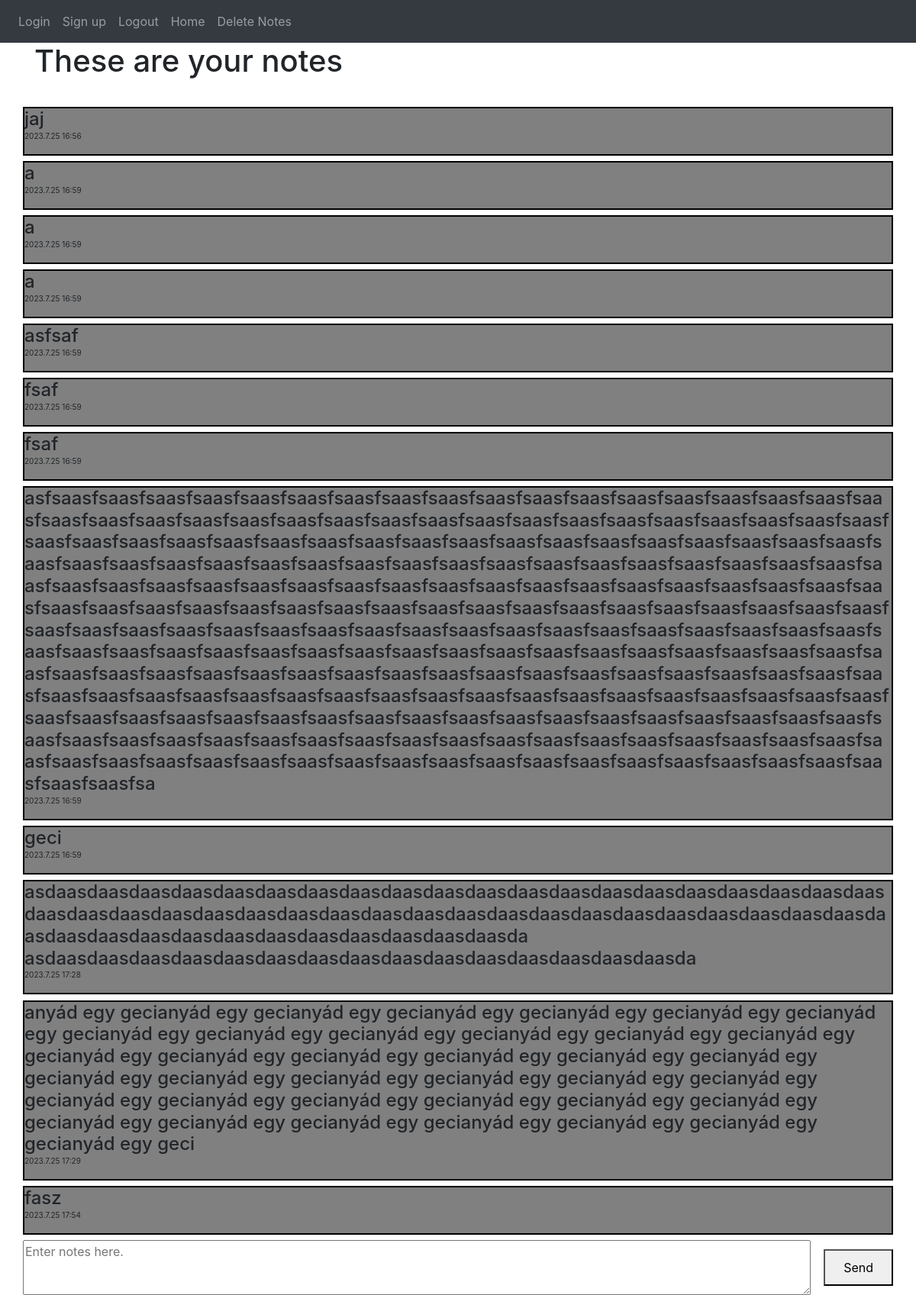
Screenshot of / (signed in) with the database file from the repository.
### website/models.py (models this page shows)
class Note(db.Model):
    id = db.Column(db.Integer, primary_key=True)
    data = db.Column(db.String(10000))
    date = db.Column(db.Integer)
    user_id = db.Column(db.Integer, db.ForeignKey('user.id'))#azért pici az u mert sql így nézi de ez User

### website/views.py (the view, shortened to what this page needs)
@views.route('/', methods=['POST', 'GET'])
def home():
    from .auth import logged
    global finalload
    if logged:
        if request.method == 'GET':
            from .auth import current_user
            notes = db.session.execute(db.select(Note).where(Note.user_id == current_user))
            finalload = []
            notes = notes.all()
            datatemp = [ i[0].data for i in notes]
            datetemp = [ i[0].date for i in notes]
            for i, j in zip(datatemp, datetemp):
                formatted_date = gmtime(j/1000000+7200)
                finalload.append([i, f'{formatted_date.tm_year}.{formatted_date.tm_mon}.{formatted_date.tm_mday} {formatted_date.tm_hour}:{formatted_date.tm_min}'])
        return render_template('notes.html')
    else:
        return render_template('home.html')

### website/__init__.py (called while the page is built)
def updater():
    from .views import finalload
    if finalload != []:
        return finalload[:]
    else:
        return False

### website/templates/notes.html (shortened to what this page needs)
{% extends "base.html" %}
{%block menu %}
<a href="/DELLOCALDB" class="nav-item nav-link" id="del">Delete Notes</a>
{%endblock%}
{% block content %}
<div stlye="width:viewport; height:50vh; background-color:blue;">
    <h1>These are your notes</h1>
</div>
{%endblock%}
{%block Note%}
<div style="width: 100%; height: 50vh; display:flex; justify-content: center; align-items: center;">
    <div style="width: 95%; height:43vh;">
        {% set finalloads = updater() %}
        {% if not finalloads%}
            {{pass}}
        {%else%}
            {%for i, j in finalloads%}
            <div class="note" style="background-color: gray;"><h3>{{i}}</h3><p>{{j}}</p></div>
            {% endfor %}
        {%endif%}
        <form method="post">
            <div style="display:flex;align-items: center;">
                <textarea id="latest" name="note" style="width:91%;height:9vh;" type="text" placeholder="Enter notes here."></textarea>
            <button style="width:8%;height:6vh;margin-left:1.5%">Send</button>
            </div>
        </form>
    </div>
</div>
{%endblock%}

### website/templates/base.html (shortened to what this page needs)
<!DOCTYPE html>
<html lang="en">
    <head>
        <link
        rel="stylesheet"
        href="https://stackpath.bootstrapcdn.com/bootstrap/4.4.1/css/bootstrap.min.css"
      />
      <link
        rel="stylesheet"
        href="https://stackpath.bootstrapcdn.com/font-awesome/4.7.0/css/font-awesome.min.css"
      />
    </head>
    <body>
        <nav class="navbar navbar-expand-lg navbar-dark bg-dark">
            <div class="collapse navbar-collapse" id="navbar">
                <div class="navbar-nav">
                    <a href="/login" class="nav-item nav-link" id="login">Login</a>
                    <a href="/sign-up" class="nav-item nav-link" id="signUp">Sign up</a>
                    <a href="/logout" class="nav-item nav-link" id="logout">Logout</a>
                    <a href="/" class="nav-item nav-link" id="home">Home</a>
                    {% block menu %}{%endblock%}
                </div>
            </div>
        </nav>
        <div class="container">
            {% block content%}{%endblock%}
        </div>
            {% block Note %}{%endblock%}
    </body>
</html>

### website/templates/notes.html (style rules this page uses)
h3 { margin-bottom: 0; font-size: x-large; }
p { font-size: x-small }
.note { border: 0.2vw solid black; margin-bottom: 0.6vw; overflow-wrap: break-word }

### rows the page displays
Note: data "jaj", j "2023.7.25 16:56"
Note: data "a", j "2023.7.25 16:59"
Note: data "asfsaf", j "2023.7.25 16:59"
Note: data "fsaf", j "2023.7.25 16:59"
Note: data "fsaf", j "2023.7.25 16:59"
Note: data "asfsaasfsaasfsaasfsaasfsaasfsaasfsaasfsaasfsaasfsaasfsaasfsaasfsaasfsaasfsaasfsaasfsaasfsaasfsaasfsaasfsaasfsaasfsaasfsaasfsaasfsaasfsaasfsaasfsaasfsaasfsaasfsaasfsaasfsaasfsaasfsaasfsaasfsaasfsaasfsaasfsaasfsaasfsaasfsaasfsaasfsaasfsaasfsaasfsaasfsaasfsaasfsaasfsaasfsaasfsaasfsaasfsaasfsaasfsaasfsaasfsaasfsaasfsaasfsaasfsaasfsaasfsaasfsaasfsaasfsaasfsaasfsaasfsaasfsaasfsaasfsaasfsaasfsaasfsaasfsaasfsaasfsaasfsaasfsaasfsaasfsaasfsaasfsaasfsaasfsaasfsaasfsaasfsaasfsaasfsaasfsaasfsaasfsaasfsaasfsaasfsaasfsaasfsaasfsaasfsaasfsaasfsaasfsaasfsaasfsaasfsaasfsaasfsaasfsaasfsaasfsaasfsaasfsaasfsaasfsaasfsaasfsaasfsaasfsaasfsaasfsaasfsaasfsaasfsaasfsaasfsaasfsaasfsaasfsaasfsaasfsaasfsaasfsaasfsaasfsa…", j "2023.7.25 16:59"
Note: data "geci", j "2023.7.25 16:59"
Note: data "asdaasdaasdaasdaasdaasdaasdaasdaasdaasdaasdaasdaasdaasdaasdaasdaasdaasdaasdaasdaasdaasdaasdaasdaasdaasdaasdaasdaasdaasdaasdaasdaasdaasdaasdaasdaasdaasdaasdaasdaasdaasdaasdaasdaasdaasdaasdaasdaasdaasdaasdaasdaasda asdaasdaasdaasdaasdaasdaasdaasdaasdaasdaasdaasdaasdaasdaasdaasda", j "2023.7.25 17:28"
Note: data "anyád egy gecianyád egy gecianyád egy gecianyád egy gecianyád egy gecianyád egy gecianyád egy gecianyád egy gecianyád egy gecianyád egy gecianyád egy gecianyád egy gecianyád egy gecianyád egy gecianyád egy gecianyád egy gecianyád egy gecianyád egy gecianyád egy gecianyád egy gecianyád egy gecianyád egy gecianyád egy gecianyád egy gecianyád egy gecianyád egy gecianyád egy gecianyád egy gecianyád egy gecianyád egy gecianyád egy gecianyád egy gecianyád egy gecianyád egy gecianyád egy gecianyád egy gecianyád egy gecianyád egy geci", j "2023.7.25 17:29"
Note: data "fasz", j "2023.7.25 17:54"

### other values shown
{{ i }} "a" "a"
{{ j }} "2023.7.25 16:59" "2023.7.25 16:59"
